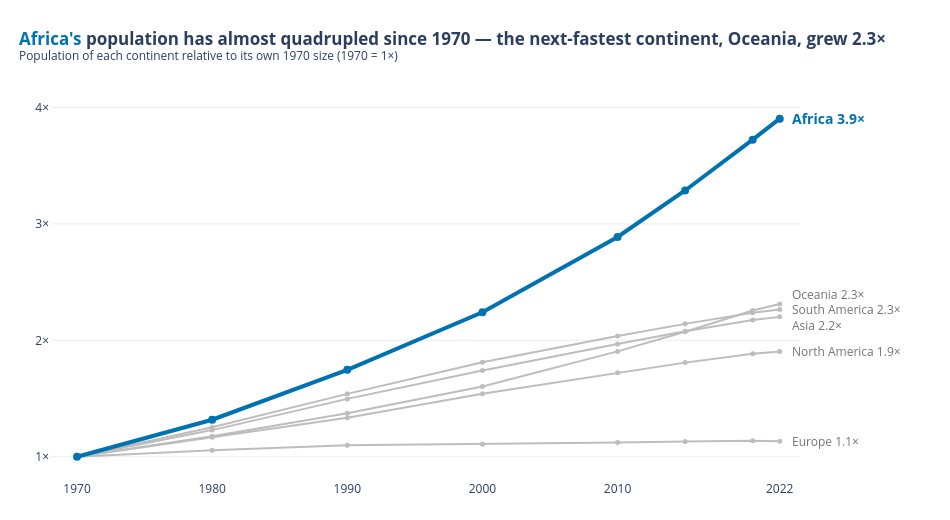

The cell this chart's notebook holds for it:
### Markdown cell above
**Chart choice & justification:** *Which chart did you choose, and why? Justify design choices.

**Line chart, indexed to 1970 (1970 = 1×).** The question is about growth over time *relative to each continent's own 1970 size*, so I divided every continent's population by its 1970 value: the lines show the trajectories, and continents of very different sizes become directly comparable (raw totals would let Asia dwarf everything).

*Design:* Africa, the answer, is the only coloured line (colour-blind-safe blue); the other continents are grey context. Each line is labelled at its end with its growth multiple instead of a legend, the subtitle carries the unit so no axis titles are needed, and only faint horizontal gridlines are kept for reading off the multiples.

### Code cell
# Q1
GREY, ACCENT = '#BDBDBD', '#0072B2'          # grey = context, blue = the answer (CVD-safe)

# Total population per continent and year, then divide by each continent's own 1970 value (1970 = 1×)
q1 = df_long.groupby(['Continent', 'Year'], as_index=False)['Population'].sum()
base_1970 = q1[q1['Year'] == 1970].set_index('Continent')['Population']
q1['Growth'] = q1['Population'] / q1['Continent'].map(base_1970)

end = q1[q1['Year'] == 2022].set_index('Continent')['Growth'].sort_values()
runner_up = end.drop('Africa').idxmax()          # next-fastest continent, for the title

fig = px.line(q1, x='Year', y='Growth', color='Continent', markers=True,
              category_orders={'Continent': list(end.index)},          # Africa drawn last = on top
              color_discrete_map={c: ACCENT if c == 'Africa' else GREY for c in end.index},
              template='plotly_white')

fig.update_traces(line=dict(width=2), marker=dict(size=5),
                  hovertemplate='<b>%{fullData.name}</b><br>%{x}: %{y:.2f}× its 1970 size<extra></extra>')
fig.update_traces(selector=dict(name='Africa'), line=dict(width=4), marker=dict(size=8))

# Direct labels at the end of each line instead of a legend (nudged apart where lines end close together)
nudge = {'Oceania': 9, 'South America': 0, 'Asia': -9}
for continent, value in end.items():
    is_africa = continent == 'Africa'
    fig.add_annotation(x=2022, y=value, text=f'<b>{continent} {value:.1f}×</b>' if is_africa else f'{continent} {value:.1f}×',
                       xanchor='left', xshift=10, yshift=nudge.get(continent, 0), showarrow=False,
                       font=dict(size=14 if is_africa else 12, color=ACCENT if is_africa else '#757575'))

fig.update_layout(
    title=dict(text=f"<b><span style='color:{ACCENT}'>Africa's</span> population has almost quadrupled since 1970 — "
                    f"the next-fastest continent, {runner_up}, grew {end[runner_up]:.1f}×</b>"
                    "<br><sup>Population of each continent relative to its own 1970 size (1970 = 1×)</sup>",
               x=0.02, xanchor='left'),
    showlegend=False, width=950, height=520, margin=dict(l=50, r=150, t=90, b=40))
fig.update_xaxes(title=None, showgrid=False, tickvals=[1970, 1980, 1990, 2000, 2010, 2022], range=[1968, 2023.5])
fig.update_yaxes(title=None, tickvals=[1, 2, 3, 4], ticktext=['1×', '2×', '3×', '4×'],
                 gridcolor='#EEEEEE', zeroline=False, range=[0.8, 4.15])
fig.show()

### Figure 1 — Plotly figure (JSON) as saved in the notebook; plotly's stock layout.template omitted (floating-point values rounded to 4 significant figures)
{"data": [{"hovertemplate": "<b>%{fullData.name}</b><br>%{x}: %{y:.2f}× its 1970 size<extra></extra>", "legendgroup": "Europe", "line": {"color": "#BDBDBD", "dash": "solid", "width": 2}, "marker": {"size": 5, "symbol": "circle"}, "mode": "lines+markers", "name": "Europe", "orientation": "v", "showlegend": true, "type": "scatter", "x": [1970, 1980, 1990, 2000, 2010, 2015, 2020, 2022], "xaxis": "x", "y": [1, 1.056, 1.098, 1.107, 1.121, 1.131, 1.137, 1.133], "yaxis": "y"}, {"hovertemplate": "<b>%{fullData.name}</b><br>%{x}: %{y:.2f}× its 1970 size<extra></extra>", "legendgroup": "North America", "line": {"color": "#BDBDBD", "dash": "solid", "width": 2}, "marker": {"size": 5, "symbol": "circle"}, "mode": "lines+markers", "name": "North America", "orientation": "v", "showlegend": true, "type": "scatter", "x": [1970, 1980, 1990, 2000, 2010, 2015, 2020, 2022], "xaxis": "x", "y": [1, 1.168, 1.336, 1.541, 1.721, 1.808, 1.884, 1.903], "yaxis": "y"}, {"hovertemplate": "<b>%{fullData.name}</b><br>%{x}: %{y:.2f}× its 1970 size<extra></extra>", "legendgroup": "Asia", "line": {"color": "#BDBDBD", "dash": "solid", "width": 2}, "marker": {"size": 5, "symbol": "circle"}, "mode": "lines+markers", "name": "Asia", "orientation": "v", "showlegend": true, "type": "scatter", "x": [1970, 1980, 1990, 2000, 2010, 2015, 2020, 2022], "xaxis": "x", "y": [1, 1.229, 1.497, 1.741, 1.967, 2.079, 2.174, 2.201], "yaxis": "y"}, {"hovertemplate": "<b>%{fullData.name}</b><br>%{x}: %{y:.2f}× its 1970 size<extra></extra>", "legendgroup": "South America", "line": {"color": "#BDBDBD", "dash": "solid", "width": 2}, "marker": {"size": 5, "symbol": "circle"}, "mode": "lines+markers", "name": "South America", "orientation": "v", "showlegend": true, "type": "scatter", "x": [1970, 1980, 1990, 2000, 2010, 2015, 2020, 2022], "xaxis": "x", "y": [1, 1.253, 1.54, 1.812, 2.037, 2.141, 2.237, 2.264], "yaxis": "y"}, {"hovertemplate": "<b>%{fullData.name}</b><br>%{x}: %{y:.2f}× its 1970 size<extra></extra>", "legendgroup": "Oceania", "line": {"color": "#BDBDBD", "dash": "solid", "width": 2}, "marker": {"size": 5, "symbol": "circle"}, "mode": "lines+markers", "name": "Oceania", "orientation": "v", "showlegend": true, "type": "scatter", "x": [1970, 1980, 1990, 2000, 2010, 2015, 2020, 2022], "xaxis": "x", "y": [1, 1.177, 1.373, 1.603, 1.905, 2.074, 2.255, 2.312], "yaxis": "y"}, {"hovertemplate": "<b>%{fullData.name}</b><br>%{x}: %{y:.2f}× its 1970 size<extra></extra>", "legendgroup": "Africa", "line": {"color": "#0072B2", "dash": "solid", "width": 4}, "marker": {"size": 8, "symbol": "circle"}, "mode": "lines+markers", "name": "Africa", "orientation": "v", "showlegend": true, "type": "scatter", "x": [1970, 1980, 1990, 2000, 2010, 2015, 2020, 2022], "xaxis": "x", "y": [1, 1.318, 1.746, 2.241, 2.888, 3.287, 3.723, 3.904], "yaxis": "y"}], "layout": {"annotations": [{"font": {"color": "#757575", "size": 12}, "showarrow": false, "text": "Europe 1.1×", "x": 2022, "xanchor": "left", "xshift": 10, "y": 1.133, "yshift": 0}, {"font": {"color": "#757575", "size": 12}, "showarrow": false, "text": "North America 1.9×", "x": 2022, "xanchor": "left", "xshift": 10, "y": 1.903, "yshift": 0}, {"font": {"color": "#757575", "size": 12}, "showarrow": false, "text": "Asia 2.2×", "x": 2022, "xanchor": "left", "xshift": 10, "y": 2.201, "yshift": -9}, {"font": {"color": "#757575", "size": 12}, "showarrow": false, "text": "South America 2.3×", "x": 2022, "xanchor": "left", "xshift": 10, "y": 2.264, "yshift": 0}, {"font": {"color": "#757575", "size": 12}, "showarrow": false, "text": "Oceania 2.3×", "x": 2022, "xanchor": "left", "xshift": 10, "y": 2.312, "yshift": 9}, {"font": {"color": "#0072B2", "size": 14}, "showarrow": false, "text": "<b>Africa 3.9×</b>", "x": 2022, "xanchor": "left", "xshift": 10, "y": 3.904, "yshift": 0}], "height": 520, "legend": {"title": {"text": "Continent"}, "tracegroupgap": 0}, "margin": {"b": 40, "l": 50, "r": 150, "t": 90}, "showlegend": false, "title": {"text": "<b><span style='color:#0072B2'>Africa's</span> population has almost quadrupled since 1970 — the next-fastest continent, Oceania, grew 2.3×</b><br><sup>Population of each continent relative to its own 1970 size (1970 = 1×)</sup>", "x": 0.02, "xanchor": "left"}, "width": 950, "xaxis": {"anchor": "y", "domain": [0, 1], "range": [1968, 2024.0], "showgrid": false, "tickvals": [1970, 1980, 1990, 2000, 2010, 2022], "title": {}}, "yaxis": {"anchor": "x", "domain": [0, 1], "gridcolor": "#EEEEEE", "range": [0.8, 4.15], "ticktext": ["1×", "2×", "3×", "4×"], "tickvals": [1, 2, 3, 4], "title": {}, "zeroline": false}}}
